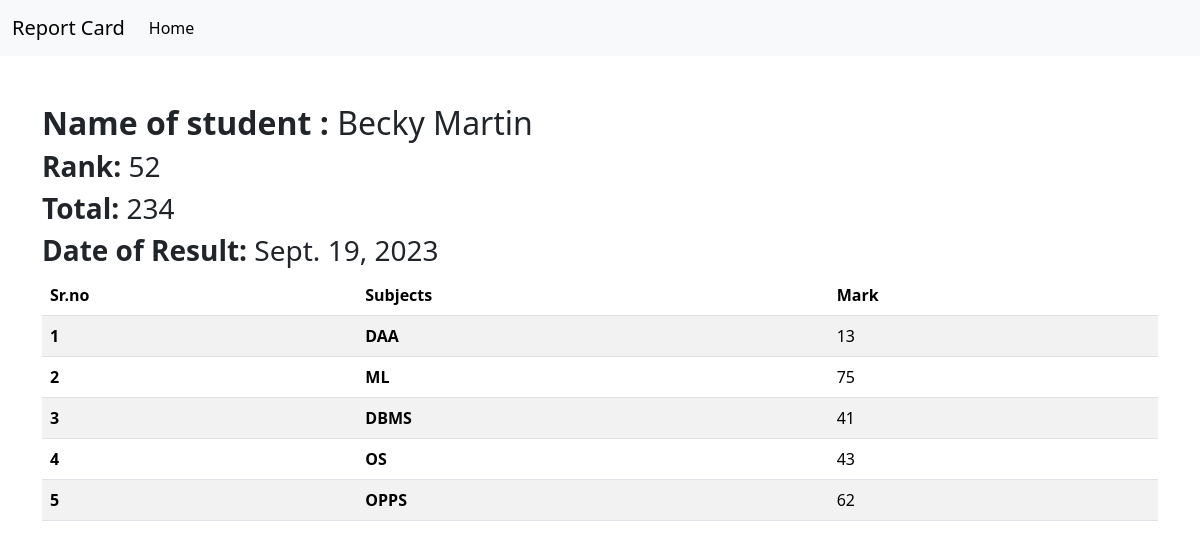
Screenshot of /see_mark/STU-0318 with the database file from the repository.
### student/models.py (models this page shows, shortened)
class SubjectMark(models.Model):
    student = models.ForeignKey(Student,related_name="studentmark",on_delete=models.CASCADE)
    subject = models.ForeignKey(Subject, on_delete=models.CASCADE)
    marks = models.IntegerField()
    class Meta :
        unique_together = ['student','subject']

class Student(models.Model):
    department = models.ForeignKey(Department, on_delete=models.CASCADE, related_name='depart')
    studentid = models.OneToOneField(StudentId, on_delete=models.CASCADE, related_name='student')
    student_name = models.CharField(max_length=100)
    student_email = models.EmailField(unique=True)
    student_age = models.IntegerField(default=18)
    student_address = models.TextField()
    is_deleted = models.BooleanField(default=False)
    objects = StudentManager()
    admin_objects = models.Manager()
    def __str__(self):
        return self.student_name
    class Meta:
        ordering = ['student_name']
        verbose_name = "student"

class ReportCard(models.Model):
        student = models.ForeignKey(Student,related_name="studentreportcard",on_delete=models.CASCADE)
        student_rank = models.IntegerField()
        date_of_report_card_genration = models.DateField(auto_now_add=True)
        class Meta:
            unique_together = ['student_rank','date_of_report_card_genration']

class Subject(models.Model):
    subject_name = models.CharField(max_length=100)

### student/views.py (the view)
# urls.py: path('see_mark/<studentid>', see_mark, name='see_mark'),
def see_mark (request,studentid):
    queryset = SubjectMark.objects.filter(student__studentid__studentid = studentid)
    total_marks = queryset.aggregate(total_marks = Sum ('marks'))
    return render(request,'see_mark.html',{'queryset':queryset,'total_marks' : total_marks})

### student/templates/see_mark.html
{% extends "base.html" %}
{% block start %}
<div class="container mt-5">
<table class="table table-striped">
    <h2><b>Name of student :    </b>  {{queryset.first.student}} </h2>
    <h3><b>Rank:</b>   {{queryset.first.student.studentreportcard.first.student_rank}}</h3>
    <h3><b>Total:</b>   {{total_marks.total_marks}}</h3>
    <h3><b>Date of Result: </b>   {{queryset.first.student.studentreportcard.first.date_of_report_card_genration}}</h3>
    <thead>
        <tr>
          <th scope="col">Sr.no</th>
          <th scope="col">Subjects</th>
          <th scope="col">Mark</th>
        </tr>
      </thead>
    <tbody>
        {% for marks in queryset %}
        <tr>
            <th scope="row">{{ forloop.counter }}</th>
            <td>   <b> {{marks.subject.subject_name}} </b>
            </td>
            <td>{{marks.marks}} </td>
        </tr>
        {% endfor %}
    </tbody>
</table>
</div>
{% endblock %}

### rows the page displays
SubjectMark: first.student "Becky Martin", first.student.studentreportcard.first.student_rank "52", first.student.studentreportcard.first.date_of_report_card_genration "Sept. 19, 2023", subject.subject_name "DAA", marks "13"
SubjectMark: subject.subject_name "ML", marks "75"
SubjectMark: subject.subject_name "DBMS", marks "41"
SubjectMark: subject.subject_name "OS", marks "43"
SubjectMark: subject.subject_name "OPPS", marks "62"

### other values shown
{{ total_marks.total_marks }} "234"
